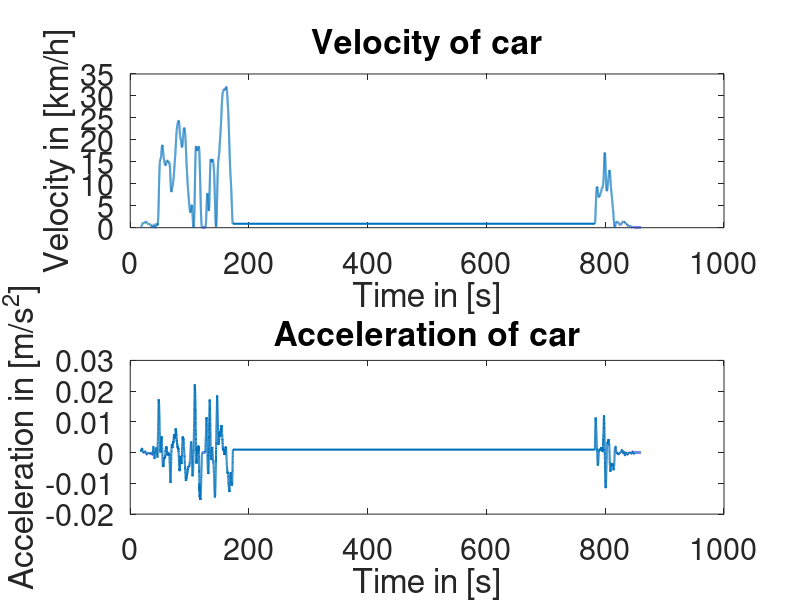
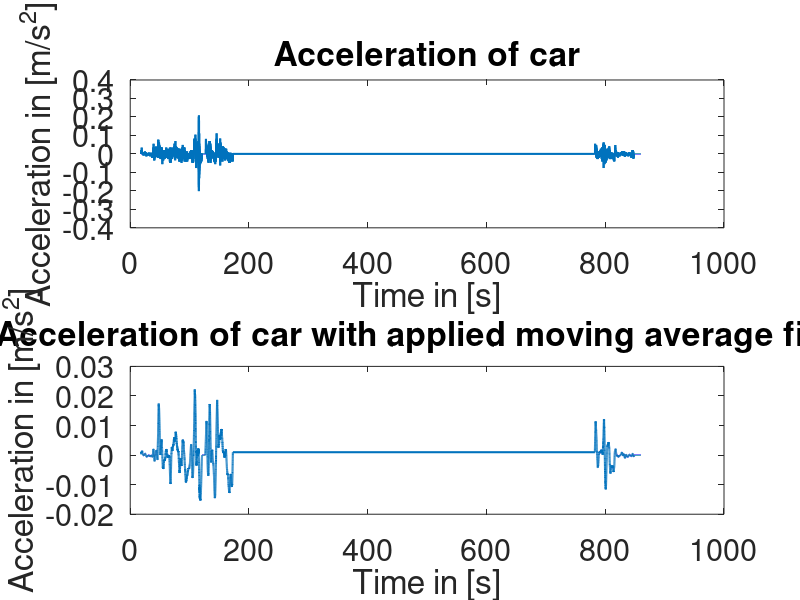
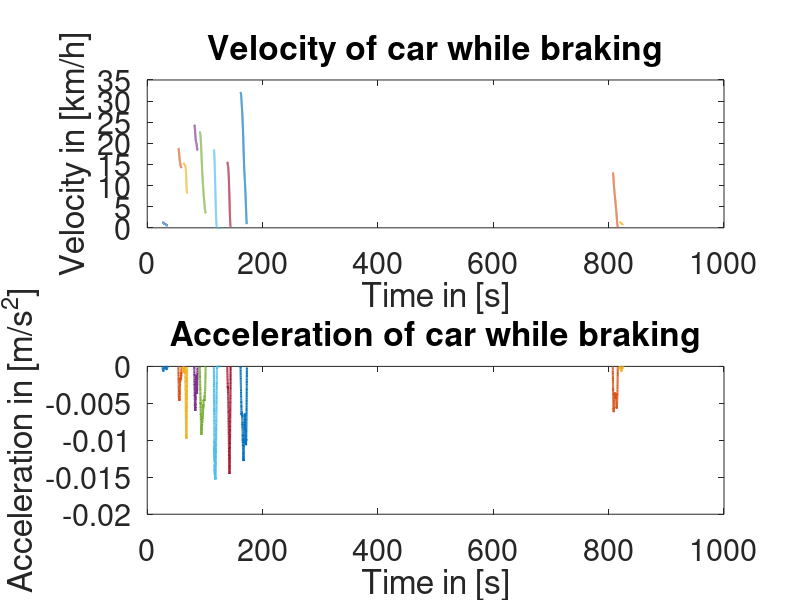
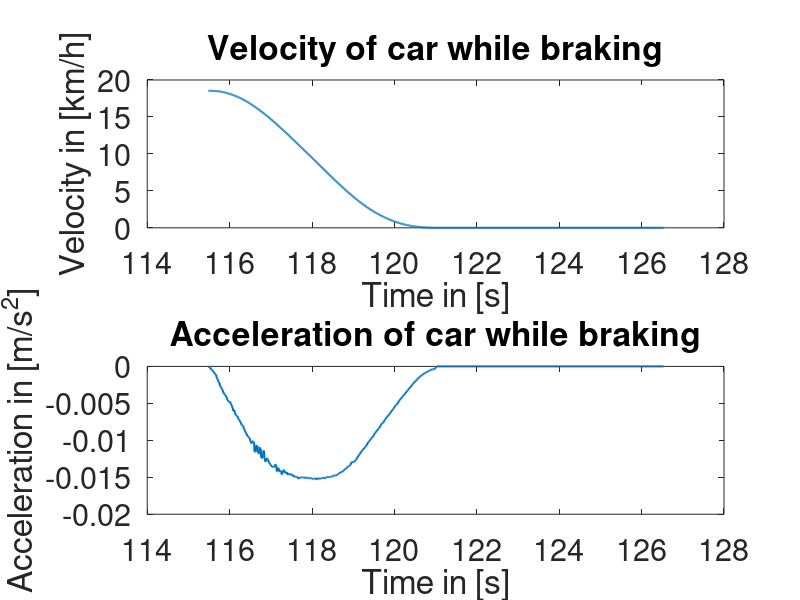

The MATLAB script that drew these images, in order:
%Clear workspace
clear all

%import velocity data
velocity_data = importdata('MeasuredVelocities.txt');

%compute mean velocity of all 4 wheels
velocity_per_wheel = velocity_data(:,2:5);
mean_velocity = mean(velocity_per_wheel,2);
mean_velocity = mean_velocity/3.6;      %convert velocity from km/h to m/s
raw_mean_velocity = mean_velocity;      %for demonstration purposes

%apply moving average filter to smoothen the data
mean_velocity = movmean(mean_velocity, 200); 

%differentiate velocity to get acceleration
acceleration = diff(mean_velocity);
raw_acceleration = diff(raw_mean_velocity);     %for demonstration purposes
min(raw_acceleration)

%search for negative acceleration and set positive acceleration to NaN
%set all velocities that have a positive acceleration to NaN
neg_acceleration = acceleration;
decreasing_velocity = mean_velocity;
neg_acceleration(neg_acceleration>0) = nan;
decreasing_velocity(isnan(neg_acceleration)) = nan;

%find individual breaking sequences
notNaN_velocity = find(~isnan(decreasing_velocity));   % find index of every velocity that is not NaN -> one breaking sequence has
                                                       % consequent time steps -> one breaking sequence has consequent indices
diff_notNaN_velocity = diff(notNaN_velocity);          % differentiate indices -> if indices are not consequent (unequal 1), a new
                                                       % breaking sequence has begun
n = 1;                                                 % set start values
start = 1;

%seperate breaking sequences with previous findings
for i=1:length(diff_notNaN_velocity)
    %for every index check if indices are consequent -> equals 1
    if diff_notNaN_velocity(i) > 1
        %if not check if a breaking sequence consists of min 500 time
        %steps, this way small breaking sequences are sorted out
        if (i-start) > 500
            %add breaking sequence to section
            %i is end of sequence
            section{n} = notNaN_velocity(start:i);
            %start for new sequence is end of old sequence + 1
            start = i+1;
            %increment n
            n = n+1;
        else
            %if breaking sequence is to small, set start for new sequence
            %to end of old sequence + 1 anyway
            start = i+1;
        end
    end
end


%Plots

%Plot 1 - Overview of velocity and acceleration of the car from the
%measurement
figure;
subplot(2,1,1);
plot(velocity_data(:,1), mean_velocity*3.6,'LineWidth', 1.5)
set(gca,'FontSize',22)
title('Velocity of car');
xlabel('Time in [s]');
ylabel('Velocity in [km/h]');
subplot(2,1,2);
plot(velocity_data(2:length(velocity_data),1),acceleration,'LineWidth', 1.5)
set(gca,'FontSize',22)
title('Acceleration of car');
xlabel('Time in [s]');
ylabel('Acceleration in [m/s^2]');

%Plot 2 - Demonstration of the advantages of applying a moving average
%filter to the cars velocity
figure;
subplot(2,1,1);
plot(velocity_data(2:length(velocity_data),1),raw_acceleration,'LineWidth', 1.5)
set(gca,'FontSize',22)
title('Acceleration of car');
xlabel('Time in [s]');
ylabel('Acceleration in [m/s^2]');
subplot(2,1,2);
plot(velocity_data(2:length(velocity_data),1),acceleration,'LineWidth', 1.5)
set(gca,'FontSize',22)
title('Acceleration of car with applied moving average filter');
xlabel('Time in [s]');
ylabel('Acceleration in [m/s^2]');

%Plot 3 - Overview of velocity and acceleration while braking
figure
%Plot velocity of all braking sequences in one plot
subplot(2,1,1);
for i=1:length(section)
    plot(velocity_data(section{1,i},1),decreasing_velocity(section{1,i})*3.6,'LineWidth', 1.5)
    hold on
end 
set(gca,'FontSize',22)
title('Velocity of car while braking');
xlabel('Time in [s]');
ylabel('Velocity in [km/h]');

%Plot acceleration of all braking sequences in one plot
subplot(2,1,2);
for i=1:length(section)
    plot(velocity_data(section{1,i},1),neg_acceleration(section{1,i}), 'LineWidth', 1.5) 
    hold on
end
set(gca,'FontSize',22)
title('Acceleration of car while braking');
xlabel('Time in [s]');
ylabel('Acceleration in [m/s^2]');

%Plot 4 - Extracted braking sequence
figure
%Plot only one braking sequence for a more detailled view
subplot(2,1,1);
plot(velocity_data(section{1,6},1),decreasing_velocity(section{1,6})*3.6, 'LineWidth', 1.5)
set(gca,'FontSize',22)
title('Velocity of car while braking');
xlabel('Time in [s]');
ylabel('Velocity in [km/h]');

subplot(2,1,2);
plot(velocity_data(section{1,6},1),neg_acceleration(section{1,6}), 'LineWidth', 1.5) 
set(gca,'FontSize',22)
title('Acceleration of car while braking');
xlabel('Time in [s]');
ylabel('Acceleration in [m/s^2]');

%Plot 5 - Extracted braking sequence
figure
%Plot another braking sequence for a more detailled view
subplot(2,1,1);
plot(velocity_data(section{1,7},1),decreasing_velocity(section{1,7})*3.6, 'LineWidth', 1.5)
set(gca,'FontSize',22)
title('Velocity of car while braking');
xlabel('Time in [s]');
ylabel('Velocity in [km/h]');

subplot(2,1,2);
plot(velocity_data(section{1,7},1),neg_acceleration(section{1,7}), 'LineWidth', 1.5) 
set(gca,'FontSize',22)
title('Acceleration of car while braking');
xlabel('Time in [s]');
ylabel('Acceleration in [m/s^2]');


